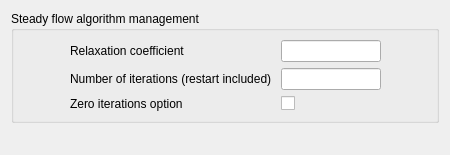
<ui version="4.0" >
 <class>SteadyManagementForm</class>
 <widget class="QWidget" name="SteadyManagementForm" >
  <property name="geometry" >
   <rect>
    <x>0</x>
    <y>0</y>
    <width>450</width>
    <height>155</height>
   </rect>
  </property>
  <property name="windowTitle" >
   <string>Form</string>
  </property>
  <layout class="QGridLayout" >
   <item row="0" column="0" >
    <widget class="QGroupBox" name="groupBox" >
     <property name="title" >
      <string>Steady flow algorithm management</string>
     </property>
     <layout class="QGridLayout" >
      <item row="0" column="0" >
       <layout class="QHBoxLayout" >
        <item>
         <spacer>
          <property name="orientation" >
           <enum>Qt::Horizontal</enum>
          </property>
          <property name="sizeHint" stdset="0" >
           <size>
            <width>20</width>
            <height>20</height>
           </size>
          </property>
         </spacer>
        </item>
        <item>
         <layout class="QGridLayout" >
          <item row="0" column="0" >
           <widget class="QLabel" name="labelRELXST" >
            <property name="minimumSize" >
             <size>
              <width>200</width>
              <height>0</height>
             </size>
            </property>
            <property name="toolTip" >
             <string>Code_Saturne key word: RELXST</string>
            </property>
            <property name="text" >
             <string>Relaxation coefficient</string>
            </property>
           </widget>
          </item>
          <item row="0" column="1" >
           <widget class="QLineEdit" name="lineEditRELXST" >
            <property name="minimumSize" >
             <size>
              <width>60</width>
              <height>0</height>
             </size>
            </property>
            <property name="maximumSize" >
             <size>
              <width>100</width>
              <height>16777215</height>
             </size>
            </property>
            <property name="toolTip" >
             <string>Code_Saturne key word: RELXST</string>
            </property>
           </widget>
          </item>
          <item row="1" column="0" >
           <widget class="QLabel" name="labelNTMABS" >
            <property name="minimumSize" >
             <size>
              <width>200</width>
              <height>0</height>
             </size>
            </property>
            <property name="toolTip" >
             <string>Code_Saturne key word: NTMABS</string>
            </property>
            <property name="text" >
             <string>Number of iterations (restart included) </string>
            </property>
           </widget>
          </item>
          <item row="1" column="1" >
           <widget class="QLineEdit" name="lineEditNTMABS" >
            <property name="minimumSize" >
             <size>
              <width>60</width>
              <height>0</height>
             </size>
            </property>
            <property name="maximumSize" >
             <size>
              <width>100</width>
              <height>16777215</height>
             </size>
            </property>
            <property name="toolTip" >
             <string>Code_Saturne key word: NTMABS</string>
            </property>
           </widget>
          </item>
          <item row="2" column="0" >
           <widget class="QLabel" name="labelINPDT0" >
            <property name="minimumSize" >
             <size>
              <width>200</width>
              <height>0</height>
             </size>
            </property>
            <property name="toolTip" >
             <string>Code_Saturne key word: INPDT0</string>
            </property>
            <property name="text" >
             <string>Zero iterations option</string>
            </property>
           </widget>
          </item>
          <item row="2" column="1" >
           <widget class="QCheckBox" name="checkBoxINPDT0" >
            <property name="toolTip" >
             <string/>
            </property>
            <property name="text" >
             <string/>
            </property>
           </widget>
          </item>
         </layout>
        </item>
        <item>
         <spacer>
          <property name="orientation" >
           <enum>Qt::Horizontal</enum>
          </property>
          <property name="sizeHint" stdset="0" >
           <size>
            <width>20</width>
            <height>20</height>
           </size>
          </property>
         </spacer>
        </item>
       </layout>
      </item>
     </layout>
    </widget>
   </item>
   <item row="1" column="0" >
    <spacer>
     <property name="orientation" >
      <enum>Qt::Vertical</enum>
     </property>
     <property name="sizeHint" stdset="0" >
      <size>
       <width>16</width>
       <height>16</height>
      </size>
     </property>
    </spacer>
   </item>
  </layout>
 </widget>
 <resources/>
 <connections/>
</ui>
